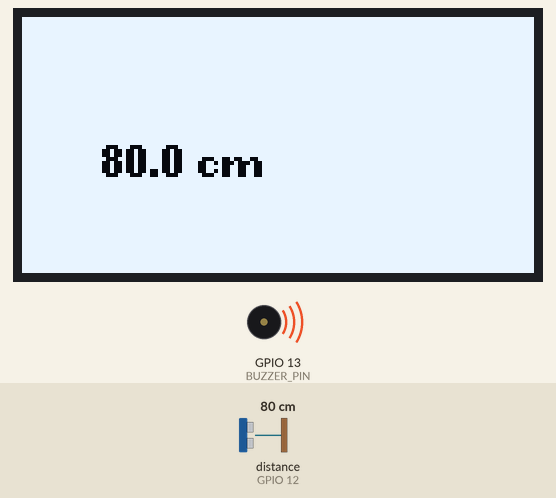
Simulated run of this sketch. Board: ESP32. Parts: 128×64 one-colour display, buzzer (waves = sounding). Wiring (inferred from the names in the program): ultrasonic range finder: trigger GPIO 14; echo GPIO 12. The inputs (shaded band) are chosen by the test bench; at power-on: distance to the obstacle (sensor on GPIO 12) 80 cm. The echo pulse lasts 58.3 µs per cm; what the sketch prints to the serial monitor is not drawn.

Above: at 1.2 s.
1.3 s: distance to the obstacle (sensor on GPIO 12) set to 98 cm
2.8 s: distance to the obstacle (sensor on GPIO 12) set to 106 cm
At 3.4 s:
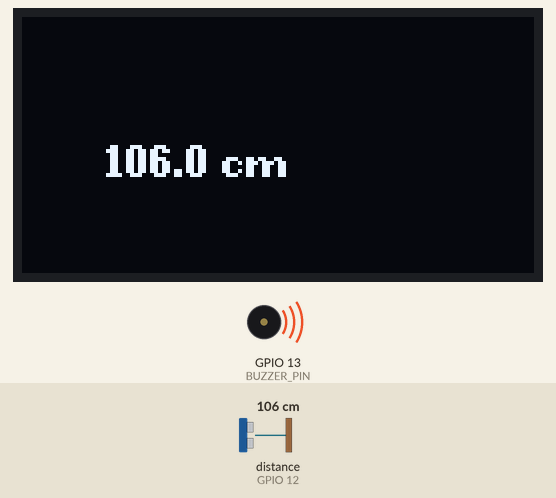
4.4 s: distance to the obstacle (sensor on GPIO 12) set to 2 cm
At 5.2 s:
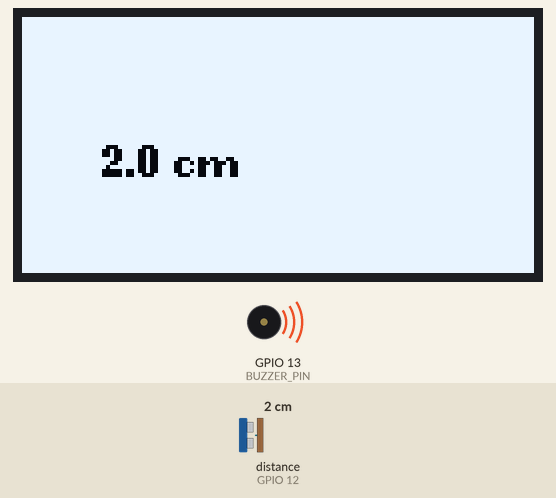
Timing chart, 0 to 7.4 s (numbered marks = the images above; inputs shaded):
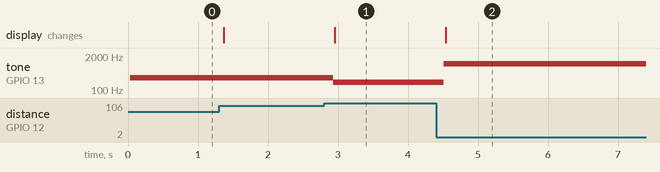

Measured:
- the behaviour switches between 100 and 101 cm on distance to the obstacle (sensor on GPIO 12) (found by bisection; images 0 and 1)
- after the input at 2.8 s, tone on GPIO 13 (BUZZER_PIN): 300 Hz → 200 Hz after 0.13 s; the display: changes after 0.15 s (image 1)
- after the input at 4.4 s, tone on GPIO 13 (BUZZER_PIN): 200 Hz → 1000 Hz after 0.11 s; the display: changes after 0.14 s (image 2)

The sketch:

Audoino_v1.0.ino
```cpp
#include <Wire.h>
#include <U8g2lib.h>

#define TRIG_PIN 14  // D5 = GPIO14
#define ECHO_PIN 12  // D6 = GPIO12
#define BUZZER_PIN 13  // D7 (GPIO13)

// U8g2 for SH1106 using hardware I2C
U8G2_SH1106_128X64_NONAME_F_HW_I2C u8g2(U8G2_R0, U8X8_PIN_NONE);

void setup() {
  Serial.begin(9600);
  Wire.begin(4, 5);  // SDA = GPIO4 (D2), SCL = GPIO5 (D1)

  pinMode(TRIG_PIN, OUTPUT);
  pinMode(ECHO_PIN, INPUT);

  u8g2.begin();
}

void loop() {
  // Send ultrasonic pulse
  digitalWrite(TRIG_PIN, LOW);
  delayMicroseconds(2);
  digitalWrite(TRIG_PIN, HIGH);
  delayMicroseconds(10);
  digitalWrite(TRIG_PIN, LOW);

  long duration = pulseIn(ECHO_PIN, HIGH);
  float distance_cm = duration * 0.0343 / 2;

  Serial.print("Distance: ");
  Serial.print(distance_cm);
  Serial.println(" cm");

if (distance_cm > 500 || duration == 0) {
  noTone(BUZZER_PIN);  // silence = nothing nearby
} else if (distance_cm < 10) {
  tone(BUZZER_PIN, 1000);  // very close = very high
} else if (distance_cm < 30) {
  tone(BUZZER_PIN, 800);
} else if (distance_cm < 60) {
  tone(BUZZER_PIN, 400);
} else if (distance_cm < 100) {
  tone(BUZZER_PIN, 300);
} else if (distance_cm < 200) {
  tone(BUZZER_PIN, 200);
} else {
  tone(BUZZER_PIN, 100);  // far = low tone
}
  u8g2.clearBuffer();

  if (distance_cm > 500 || duration == 0) {
    u8g2.setDrawColor(1);
    u8g2.setFont(u8g2_font_ncenB08_tr);
    u8g2.drawStr(30, 30, "Out of");
    u8g2.drawStr(30, 50, "Range");
  } else if (distance_cm < 100) {
    // Invert background
    u8g2.setDrawColor(1);
    u8g2.drawBox(0, 0, 128, 64);
    u8g2.setDrawColor(0);  // black text on white
    u8g2.setFont(u8g2_font_ncenB08_tr);
    char dist[10];
    sprintf(dist, "%.1f cm", distance_cm);
    u8g2.drawStr(20, 40, dist);
  } else {
    u8g2.setDrawColor(1);
    u8g2.setFont(u8g2_font_ncenB08_tr);
    char dist[10];
    sprintf(dist, "%.1f cm", distance_cm);
    u8g2.drawStr(20, 40, dist);
  }

  u8g2.sendBuffer();
  delay(100);
}
```
